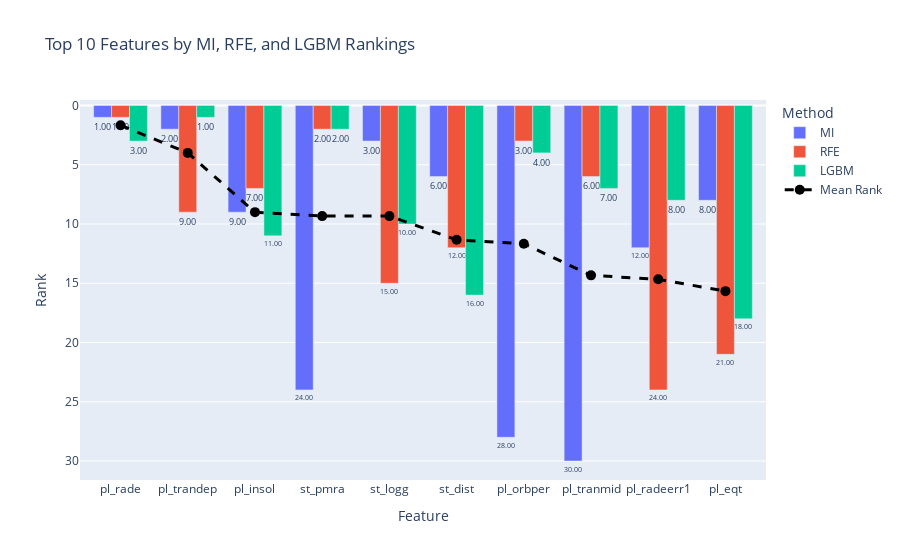

Notebook code for this chart:
### Code cell
# =========================
# Install necessary packages
# =========================
!pip install -q lightgbm plotly -U
!pip install -q scikit-learn nbformat

import pandas as pd
from sklearn.feature_selection import mutual_info_regression, RFE
from sklearn.ensemble import RandomForestRegressor
import lightgbm as lgb
import plotly.express as px

# =========================
# 2Load dataset
df = pd.read_csv("C:/Users/pasu_ba/Downloads/exoplanet_data.csv")

print("Data shape:", df.shape)

# =========================
# Separate target & drop metadata/text columns
# =========================
target_col = 'pl_pnum'  # <-- CHANGE to your target
meta_cols = ['rowid', 'toi', 'toipfx', 'tid', 'ctoi_alias', 'toi_created', 'rowupdate']
text_cols = ['rastr', 'decstr']  # string columns

X = df.drop(columns=[target_col] + meta_cols + text_cols, errors='ignore')
y = df[target_col]

# =========================
# 4️⃣ Handle missing values
# =========================
# Numeric columns → fill NaN with 0
num_cols = X.select_dtypes(include=['int64','float64']).columns
X[num_cols] = X[num_cols].fillna(0)

# Categorical columns → fill NaN with 'missing'
cat_cols = X.select_dtypes(include=['object']).columns
X[cat_cols] = X[cat_cols].fillna('missing')

# Convert categorical columns to numeric
X = pd.get_dummies(X, drop_first=True)

# Final check
if X.isna().sum().sum() > 0:
    print("Still missing values in X. Dropping remaining rows...")
    X = X.dropna()
    y = y[X.index]

print("Preprocessed X shape:", X.shape)

# =========================
# 5️⃣ Feature ranking
# =========================
# Mutual Info Regression
mi = mutual_info_regression(X, y, random_state=42)
mi_rank = pd.Series(mi, index=X.columns).rank(ascending=False)

# RFE with RandomForestRegressor
estimator = RandomForestRegressor(n_estimators=100, random_state=42)
rfe = RFE(estimator, n_features_to_select=1, step=1)
rfe.fit(X, y)
rfe_rank = pd.Series(rfe.ranking_, index=X.columns).rank(ascending=True)

# LightGBM feature importance
lgb_model = lgb.LGBMRegressor(random_state=42)
lgb_model.fit(X, y)
lgb_rank = pd.Series(lgb_model.feature_importances_, index=X.columns).rank(ascending=False)

# Combine rankings
rank_df = pd.DataFrame({
    "MI": mi_rank,
    "RFE": rfe_rank,
    "LGBM": lgb_rank
})
rank_df["mean_rank"] = rank_df.mean(axis=1)
rank_df = rank_df.sort_values("mean_rank")

print("Top 10 features:")
print(rank_df.head(10))

# =========================
# 6️⃣ Plot top features with Plotly
# =========================
top_n = 10
top_features = rank_df.head(top_n).reset_index()
top_features.rename(columns={'index':'Feature'}, inplace=True)

# Melt for grouped bar chart
df_melted = top_features.melt(
    id_vars='Feature',
    value_vars=['MI','RFE','LGBM'],
    var_name='Method',
    value_name='Rank'
)

fig = px.bar(
    df_melted,
    x='Feature',
    y='Rank',
    color='Method',
    barmode='group',
    text='Rank',
    title=f'Top {top_n} Features by MI, RFE, and LGBM Rankings'
)
fig.update_traces(texttemplate='%{text:.2f}', textposition='outside')

# Overlay mean rank as a line
fig.add_scatter(
    x=top_features['Feature'],
    y=top_features['mean_rank'],
    mode='lines+markers',
    name='Mean Rank',
    line=dict(color='black', width=3, dash='dash'),
    marker=dict(symbol='circle', size=10)
)

fig.update_layout(yaxis=dict(autorange="reversed"))  # smaller rank = better
fig.show()

### Figure 1 — Plotly figure (JSON) as saved in the notebook; plotly's stock layout.template omitted (floating-point values rounded to 4 significant figures)
{"data": [{"alignmentgroup": "True", "hovertemplate": "Method=MI<br>Feature=%{x}<br>Rank=%{text}<extra></extra>", "legendgroup": "MI", "marker": {"color": "#636efa", "pattern": {"shape": ""}}, "name": "MI", "offsetgroup": "MI", "orientation": "v", "showlegend": true, "text": [1.0, 2.0, 9.0, 24.0, 3.0, 6.0, 28.0, 30.0, 12.0, 8.0], "textposition": "outside", "texttemplate": "%{text:.2f}", "type": "bar", "x": ["pl_rade", "pl_trandep", "pl_insol", "st_pmra", "st_logg", "st_dist", "pl_orbper", "pl_tranmid", "pl_radeerr1", "pl_eqt"], "xaxis": "x", "y": [1.0, 2.0, 9.0, 24.0, 3.0, 6.0, 28.0, 30.0, 12.0, 8.0], "yaxis": "y"}, {"alignmentgroup": "True", "hovertemplate": "Method=RFE<br>Feature=%{x}<br>Rank=%{text}<extra></extra>", "legendgroup": "RFE", "marker": {"color": "#EF553B", "pattern": {"shape": ""}}, "name": "RFE", "offsetgroup": "RFE", "orientation": "v", "showlegend": true, "text": [1.0, 9.0, 7.0, 2.0, 15.0, 12.0, 3.0, 6.0, 24.0, 21.0], "textposition": "outside", "texttemplate": "%{text:.2f}", "type": "bar", "x": ["pl_rade", "pl_trandep", "pl_insol", "st_pmra", "st_logg", "st_dist", "pl_orbper", "pl_tranmid", "pl_radeerr1", "pl_eqt"], "xaxis": "x", "y": [1.0, 9.0, 7.0, 2.0, 15.0, 12.0, 3.0, 6.0, 24.0, 21.0], "yaxis": "y"}, {"alignmentgroup": "True", "hovertemplate": "Method=LGBM<br>Feature=%{x}<br>Rank=%{text}<extra></extra>", "legendgroup": "LGBM", "marker": {"color": "#00cc96", "pattern": {"shape": ""}}, "name": "LGBM", "offsetgroup": "LGBM", "orientation": "v", "showlegend": true, "text": [3.0, 1.0, 11.0, 2.0, 10.0, 16.0, 4.0, 7.0, 8.0, 18.0], "textposition": "outside", "texttemplate": "%{text:.2f}", "type": "bar", "x": ["pl_rade", "pl_trandep", "pl_insol", "st_pmra", "st_logg", "st_dist", "pl_orbper", "pl_tranmid", "pl_radeerr1", "pl_eqt"], "xaxis": "x", "y": [3.0, 1.0, 11.0, 2.0, 10.0, 16.0, 4.0, 7.0, 8.0, 18.0], "yaxis": "y"}, {"line": {"color": "black", "dash": "dash", "width": 3}, "marker": {"size": 10, "symbol": "circle"}, "mode": "lines+markers", "name": "Mean Rank", "type": "scatter", "x": ["pl_rade", "pl_trandep", "pl_insol", "st_pmra", "st_logg", "st_dist", "pl_orbper", "pl_tranmid", "pl_radeerr1", "pl_eqt"], "y": [1.667, 4.0, 9.0, 9.333, 9.333, 11.33, 11.67, 14.33, 14.67, 15.67]}], "layout": {"barmode": "group", "legend": {"title": {"text": "Method"}, "tracegroupgap": 0}, "title": {"text": "Top 10 Features by MI, RFE, and LGBM Rankings"}, "xaxis": {"anchor": "y", "domain": [0, 1], "title": {"text": "Feature"}}, "yaxis": {"anchor": "x", "autorange": "reversed", "domain": [0, 1], "title": {"text": "Rank"}}}}
